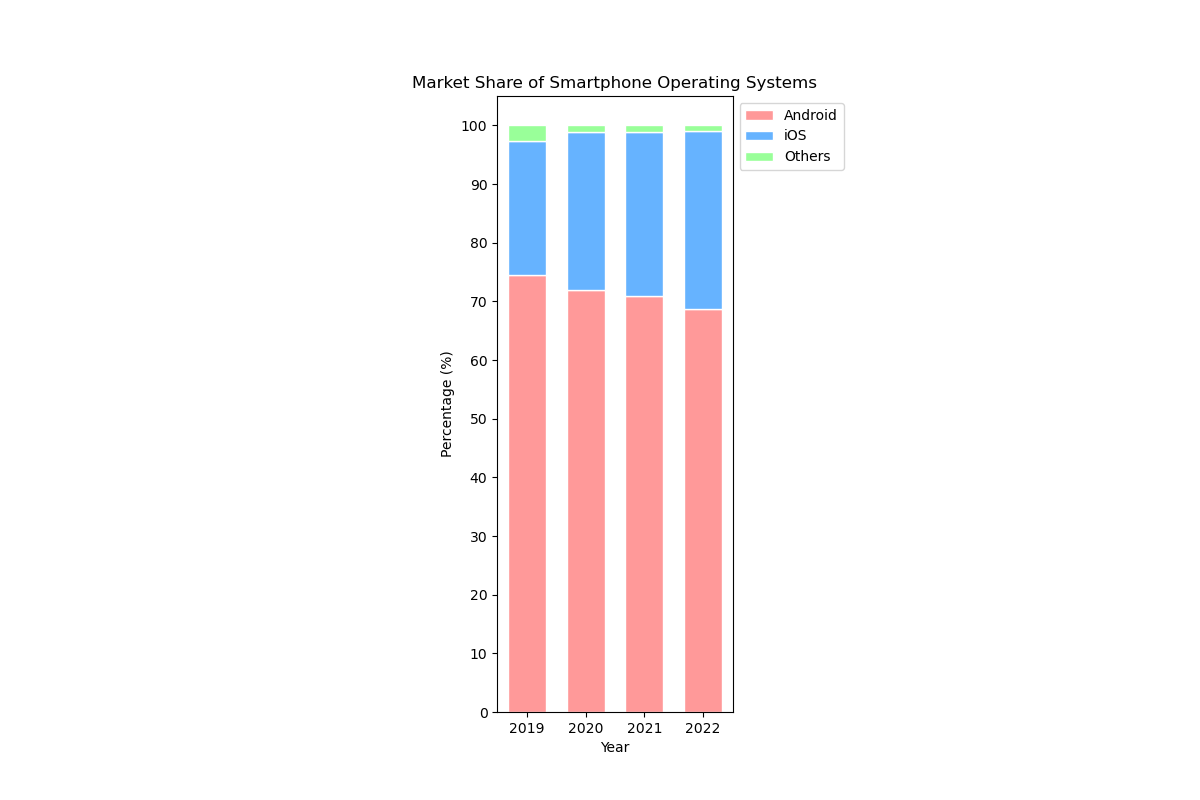

This figure's Python source:

import matplotlib.pyplot as plt
import numpy as np

# Data
years = ['2019', '2020', '2021', '2022']
android = np.array([74.45, 71.93, 70.97, 68.74])
ios = np.array([22.85, 26.99, 27.84, 30.28])
others = np.array([2.70, 1.08, 1.19, 0.98])

# Normalize data
totals = android + ios + others
android_percentage = android / totals * 100
ios_percentage = ios / totals * 100
others_percentage = others / totals * 100

# Colors
colors_android = '#ff9999'
colors_ios = '#66b3ff'
colors_others = '#99ff99'

# Bar width
bar_width = 0.65

# Create bars
bar1 = plt.bar(years, android_percentage, color=colors_android, edgecolor='white', width=bar_width)
bar2 = plt.bar(years, ios_percentage, bottom=android_percentage, color=colors_ios, edgecolor='white', width=bar_width)
bar3 = plt.bar(years, others_percentage, bottom=android_percentage+ios_percentage, color=colors_others, edgecolor='white', width=bar_width)

# Create names on the x-axis
plt.xticks(years)
plt.xlabel('Year')

# Set the title
plt.title('Market Share of Smartphone Operating Systems')

# Custom y-axis to show percentages
plt.yticks(np.arange(0, 101, 10))
plt.ylabel('Percentage (%)')

# Set chart size
plt.gcf().set_size_inches(12, 8)
plt.gca().set_aspect(0.1)

# Add a legend
plt.legend((bar1[0], bar2[0], bar3[0]), ('Android', 'iOS', 'Others'), loc='upper left', bbox_to_anchor=(1,1))

# Show graphic
plt.show()
